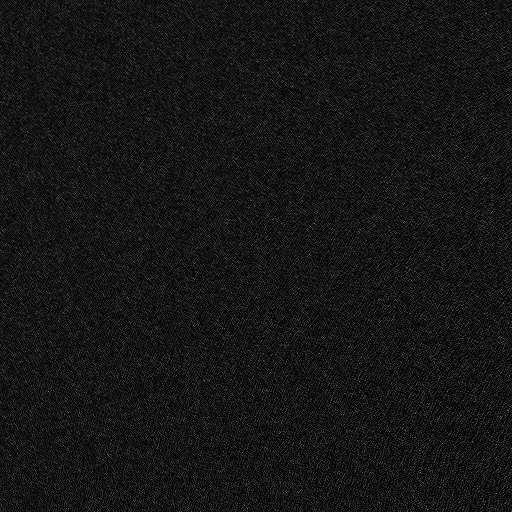
%> input picture 300.bmp, 1024 x 1024 px (shown at 1/2 size)
$ octave CreateOffAxisDigtialHologram.m   (GNU Octave 9; MATLAB toolbox functions it lacks are replaced by stand-ins)
%> lines starting %> are read from the running program, lines starting %| are printed output that depends on the picture
% -----------------------------
% 功能：离轴数字全息
%
%
%
%
% -------------------------------------------------------------------------- 从电脑中读入图像文件
clear all;close all;clc;
rootPath = './res/'; % 设置根路径
[fileName,filePath] = uigetfile([rootPath,'*.*'],'输入图像',100,100);
%> the answer given: 300.bmp
[XRGB,MAP] = imread([filePath,fileName]);
%> XRGB is the input picture: size 1024x1024 uint8; min 0, max 255, mean 21.5
%> MAP = 256 rows, first 12: [0 0 0; 0.00392 0.00392 0.00392; 0.00784 0.00784 0.00784; 0.0118 0.0118 0.0118; 0.0157 0.0157 0.0157; 0.0196 0.0196 0.0196; 0.0235 0.0235 0.0235; 0.0275 0.0275 0.0275; 0.0314 0.0314 0.0314; 0.0353 0.0353 0.0353; 0.0392 0.0392 0.0392; 0.0431 0.0431 0.0431]
if length(size(XRGB)) > 2
    X0 = rgb2gray(XRGB);
else
    X0 = XRGB;
end

figure(1),imshow(X0,[]),colormap(gray);
xlabel('原始图片');title('原始图片');
% -------------------------------------------------------------------------- 将输入的图像调整成NxN分辨率
[M0,N0] = size(X0);
%> M0 = 1024; N0 = 1024
N1 = min([M0,N0]);
%> N1 = 1024
N = 1000;   % 模拟形成的全息图的取样数
X1 = imresize(X0, N/4/N1);  % X1是初始物光场尺寸的的放大，
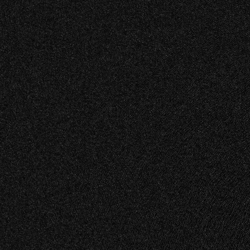
%> X1: size 250x250 uint8; min 2, max 53, mean 21.5
%   因为是菲涅耳衍射，衍射前后，光场的尺寸是不会发生变化的，所以要先保持前后尺寸相同，
%   经过计算得到，最后的复现图的尺寸是物光场尺寸的4倍，所以这里就要先进行放大，
%   之后和离轴参考光进行相干叠加，然后得到全息图，这时候得到的全息图就是4倍的物光场尺寸的四倍
[M1,N1] = size(X1);         % 获取缩放之后的大小
%> M1 = 250; N1 = 250
X = zeros(N,N);             % 定义一个大的图片
% 将缩放之后的图片放大打的图片中间去
X(N/2-M1/2+1:N/2+M1/2,N/2-N1/2+1:N/2+N1/2) = X1(1:M1,1:N1);
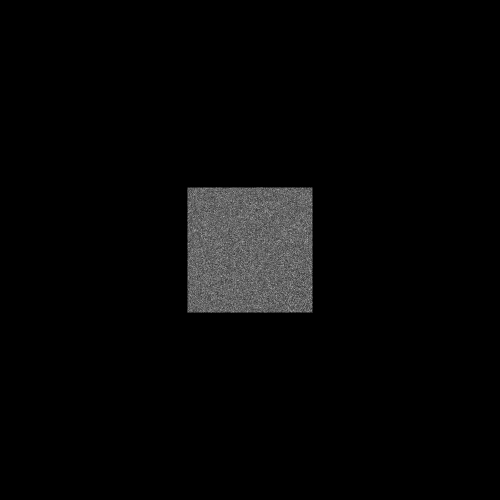
%> X: size 1000x1000 double (shown at 1/2 size); min 0, max 53, mean 1.3; drawn with min black and max white

% --------------------------------------------------------------------------- 定义初始化变量
h =input('波长');   % 波长
%> the answer given: 3
k = 2*pi/h;     % 波数
pix = input('CCD像素宽度');   % CCD像素宽度(mm)
%> the answer given: 3
L = N*pix;      % CCD宽度(mm)
z0 = input('衍射距离：?(mm)');      % 衍射距离
%> the answer given: 3
L0 = h*N*z0/L;  % 物平面宽度
% ---------------------------------------------------------------------------- 开始处理
Y = double(X);
b = rand(N,N)*2*pi;
%添加随机相位是为了让图像的频谱变得更加平滑。这部分应该是图像处理部分的知识，实在是不会啊！
f = Y.*exp(1j*b);   % 添加随机相位噪声，形成振幅正比于图像的初始复振幅
% f = double(X);
figstr = strcat('初始物平面宽度=',num2str(L0),'mm');
figure(2),imshow(f,[]),colormap(gray);
%> after `imshow(f,[])`:
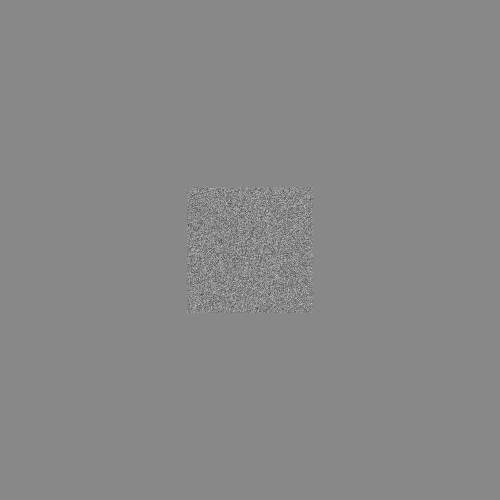
%> displayed picture: size 1000x1000, on the screen's scale of 0 to 255 (shown at 1/2 size); min 0, max 255, mean 136
xlabel(figstr);title('物平面图像');
% ---------------------------------------------------------------------------- 菲涅尔衍射的S-FFT计算开始
n = 1:N;
x= -L0/2+L0/N*(n-1);        % 物光波取样，坐标原点再中心
y = x;
[yy,xx] = meshgrid(y, x);   % 网格化数据
Fresnel = exp(1j*k/2/z0*(xx.^2+yy.^2));
f2 = f.*Fresnel;
f2 = fftshift(f2);      %  制作全息图的时候，还是相位的关系没有搞好阿，这里还要先移动一下
Uf = fft2(f2,N,N);
Uf = fftshift(Uf);
% 观察平面
x = -L/2+L/N*(n-1); % CCD宽度取样(mm)
y = x;
[yy,xx] = meshgrid(y, x);   % 网格化数据
% 菲涅尔衍射积分前方的相位因子
phase = exp(1j*k*z0)/(1j*h*z0)*exp(1j*k/2/z0*(xx.^2+yy.^2));
Uz = Uf.*phase;
% ------------------------------------------------------------------------- 菲涅尔衍射的S-FFT计算结束
figstr = strcat('模拟CCD宽度=',num2str(L),'mm');
figure(3),imshow(abs(Uz),[]),colormap(gray);
%> after `imshow(abs(Uz),[])`:
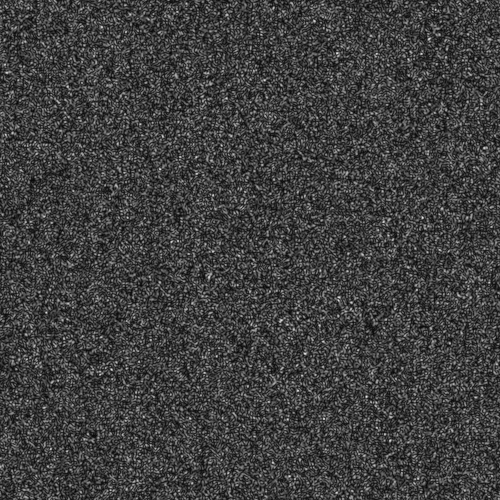
%> displayed picture: size 1000x1000, on the screen's scale of 0 to 255 (shown at 1/2 size); min 0, max 255, mean 63
xlabel(figstr);title('到达CCD平面的物光振幅分布');
% ------------------------------------------------------------------------- 形成0-255灰度级的数字全息图

% 根据下面的公式来看的话，这个Qx,Qy应该就是x，y方向的方向/余弦了
% Qx = input('方向与县');       % 按照优化设计定义参考光方向余弦
% Qx = input('x方向余弦：？')     % 通过测试发现这里的方向余弦选的越小，未来成像的三部分成像分开的距离越大
Qx = 1.5*L0/8/z0;
Qy = Qx;
% disp('方向余弦：')
% disp(strcat(num2str(Qx),num2str(Qy),'1'));
x = -L/2:L/N:L/2-L/N;
y = x;
% 网格化数据，这样的得到的是全息平面上的网格坐标
[X,Y] = meshgrid(x, y);
% 参考光的振幅
Ar = max(max(abs(Uf))); %???????????????????
%> Ar = 19950.9
% 参考光的相位信息
Ur = Ar*exp(1j*k*(X.*Qx+y.*Qy));
% 在空域上进行相干叠加
Uh = Ur+Uz;
% 得到全息图
Wh = Uh.*conj(Uh);
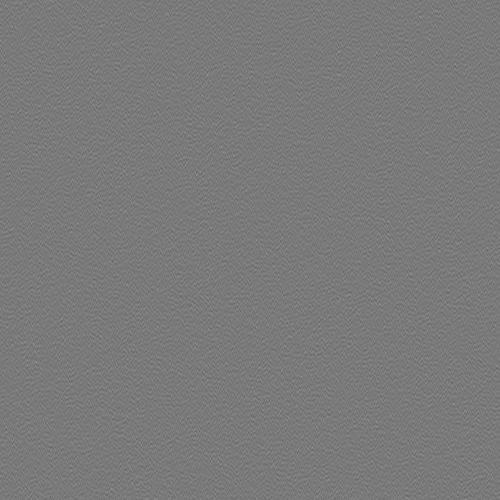
%> Wh: size 1000x1000 double (shown at 1/2 size); min 318843709.7, max 484939837.2, mean 398419332.9; drawn with min black and max white
Imax = max(max(Wh));
%> Imax = 484939837.2
Ih = uint8(Wh./Imax*255);
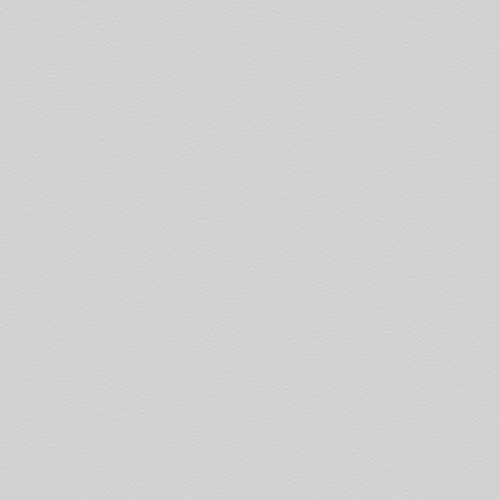
%> Ih: size 1000x1000 uint8 (shown at 1/2 size); min 168, max 255, mean 209.5
imwrite(Ih, './result/Ih.bmp');
figstr = strcat('全息图宽度=',num2str(L),'mm');
figure(4),imshow(Ih,[]),colormap(gray);
xlabel(figstr);title('模拟形成全息图');
